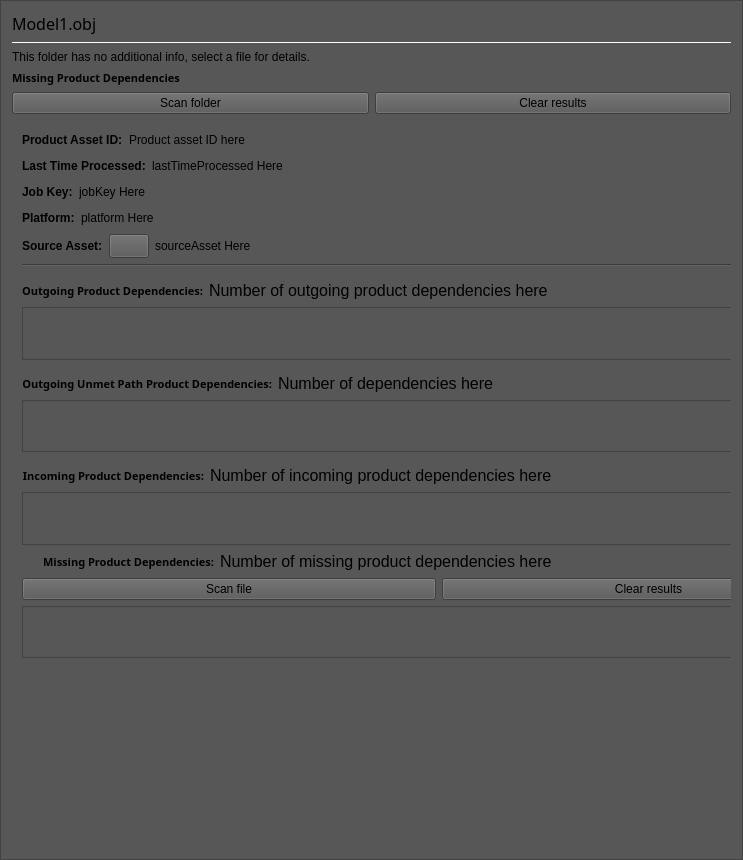
<?xml version="1.0" encoding="UTF-8"?>
<ui version="4.0">
 <class>ProductAssetDetailsPanel</class>
 <widget class="QFrame" name="ProductAssetDetailsPanel">
  <property name="geometry">
   <rect>
    <x>0</x>
    <y>0</y>
    <width>743</width>
    <height>860</height>
   </rect>
  </property>
  <property name="sizePolicy">
   <sizepolicy hsizetype="Expanding" vsizetype="Preferred">
    <horstretch>0</horstretch>
    <verstretch>0</verstretch>
   </sizepolicy>
  </property>
  <property name="styleSheet">
   <string notr="true">background-color: rgb(87, 87, 87);</string>
  </property>
  <property name="frameShape">
   <enum>QFrame::StyledPanel</enum>
  </property>
  <layout class="QVBoxLayout" name="verticalLayout">
   <property name="sizeConstraint">
    <enum>QLayout::SetDefaultConstraint</enum>
   </property>
   <item>
    <widget class="QLabel" name="assetNameLabel">
     <property name="font">
      <font>
       <family>16pt</family>
       <pointsize>12</pointsize>
       <weight>50</weight>
       <italic>false</italic>
       <bold>false</bold>
      </font>
     </property>
     <property name="styleSheet">
      <string notr="true">font: 12pt;</string>
     </property>
     <property name="text">
      <string>Model1.obj</string>
     </property>
     <property name="alignment">
      <set>Qt::AlignLeading</set>
     </property>
     <property name="class" stdset="0">
      <string>Title</string>
     </property>
    </widget>
   </item>
   <item>
    <layout class="QVBoxLayout" name="productPanelLayout">
     <item>
      <widget class="Line" name="AssetDetailsSeparator">
       <property name="palette">
        <palette>
         <active>
          <colorrole role="WindowText">
           <brush brushstyle="SolidPattern">
            <color alpha="255">
             <red>255</red>
             <green>255</green>
             <blue>255</blue>
            </color>
           </brush>
          </colorrole>
          <colorrole role="Button">
           <brush brushstyle="SolidPattern">
            <color alpha="255">
             <red>87</red>
             <green>87</green>
             <blue>87</blue>
            </color>
           </brush>
          </colorrole>
          <colorrole role="Base">
           <brush brushstyle="SolidPattern">
            <color alpha="255">
             <red>87</red>
             <green>87</green>
             <blue>87</blue>
            </color>
           </brush>
          </colorrole>
          <colorrole role="Window">
           <brush brushstyle="SolidPattern">
            <color alpha="255">
             <red>87</red>
             <green>87</green>
             <blue>87</blue>
            </color>
           </brush>
          </colorrole>
         </active>
         <inactive>
          <colorrole role="WindowText">
           <brush brushstyle="SolidPattern">
            <color alpha="255">
             <red>255</red>
             <green>255</green>
             <blue>255</blue>
            </color>
           </brush>
          </colorrole>
          <colorrole role="Button">
           <brush brushstyle="SolidPattern">
            <color alpha="255">
             <red>87</red>
             <green>87</green>
             <blue>87</blue>
            </color>
           </brush>
          </colorrole>
          <colorrole role="Base">
           <brush brushstyle="SolidPattern">
            <color alpha="255">
             <red>87</red>
             <green>87</green>
             <blue>87</blue>
            </color>
           </brush>
          </colorrole>
          <colorrole role="Window">
           <brush brushstyle="SolidPattern">
            <color alpha="255">
             <red>87</red>
             <green>87</green>
             <blue>87</blue>
            </color>
           </brush>
          </colorrole>
         </inactive>
         <disabled>
          <colorrole role="WindowText">
           <brush brushstyle="SolidPattern">
            <color alpha="255">
             <red>120</red>
             <green>120</green>
             <blue>120</blue>
            </color>
           </brush>
          </colorrole>
          <colorrole role="Button">
           <brush brushstyle="SolidPattern">
            <color alpha="255">
             <red>87</red>
             <green>87</green>
             <blue>87</blue>
            </color>
           </brush>
          </colorrole>
          <colorrole role="Base">
           <brush brushstyle="SolidPattern">
            <color alpha="255">
             <red>87</red>
             <green>87</green>
             <blue>87</blue>
            </color>
           </brush>
          </colorrole>
          <colorrole role="Window">
           <brush brushstyle="SolidPattern">
            <color alpha="255">
             <red>87</red>
             <green>87</green>
             <blue>87</blue>
            </color>
           </brush>
          </colorrole>
         </disabled>
        </palette>
       </property>
       <property name="styleSheet">
        <string notr="true"/>
       </property>
       <property name="frameShadow">
        <enum>QFrame::Plain</enum>
       </property>
       <property name="orientation">
        <enum>Qt::Horizontal</enum>
       </property>
      </widget>
     </item>
     <item>
      <widget class="QLabel" name="folderSelectedDescription">
       <property name="sizePolicy">
        <sizepolicy hsizetype="Preferred" vsizetype="Fixed">
         <horstretch>0</horstretch>
         <verstretch>0</verstretch>
        </sizepolicy>
       </property>
       <property name="text">
        <string>This folder has no additional info, select a file for details.</string>
       </property>
      </widget>
     </item>
     <item>
      <widget class="QLabel" name="MissingProductDependenciesFolderTitleLabel">
       <property name="font">
        <font>
         <family>12pt</family>
         <pointsize>8</pointsize>
         <weight>75</weight>
         <italic>false</italic>
         <bold>true</bold>
        </font>
       </property>
       <property name="styleSheet">
        <string notr="true">font: bold, 12pt;</string>
       </property>
       <property name="text">
        <string>Missing Product Dependencies</string>
       </property>
       <property name="alignment">
        <set>Qt::AlignLeading|Qt::AlignLeft|Qt::AlignVCenter</set>
       </property>
      </widget>
     </item>
     <item>
      <layout class="QHBoxLayout" name="MissingDependenciesFolderButtonsLayout">
       <item>
        <widget class="QPushButton" name="ScanFolderButton">
         <property name="toolTip">
          <string>Scans all files in this folder and subfolders for missing dependencies. This may take some time.</string>
         </property>
         <property name="text">
          <string>Scan folder</string>
         </property>
        </widget>
       </item>
       <item>
        <widget class="QPushButton" name="ClearScanFolderButton">
         <property name="toolTip">
          <string>Clears all dependency scan results for files in this folder and subfolders.</string>
         </property>
         <property name="text">
          <string>Clear results</string>
         </property>
        </widget>
       </item>
      </layout>
     </item>
     <item>
      <widget class="QScrollArea" name="scrollArea">
       <property name="frameShape">
        <enum>QFrame::NoFrame</enum>
       </property>
       <property name="sizeAdjustPolicy">
        <enum>QAbstractScrollArea::AdjustToContents</enum>
       </property>
       <property name="widgetResizable">
        <bool>true</bool>
       </property>
       <widget class="QWidget" name="scrollAreaWidgetContents">
        <property name="geometry">
         <rect>
          <x>0</x>
          <y>0</y>
          <width>721</width>
          <height>756</height>
         </rect>
        </property>
        <property name="sizePolicy">
         <sizepolicy hsizetype="Expanding" vsizetype="Expanding">
          <horstretch>0</horstretch>
          <verstretch>0</verstretch>
         </sizepolicy>
        </property>
        <widget class="QWidget" name="verticalLayoutWidget">
         <property name="geometry">
          <rect>
           <x>10</x>
           <y>10</y>
           <width>833</width>
           <height>551</height>
          </rect>
         </property>
         <layout class="QVBoxLayout" name="scrollableVerticalLayout">
          <item>
           <layout class="QHBoxLayout" name="productAssetIdLayout">
            <item>
             <widget class="QLabel" name="productAssetIdTitleLabel">
              <property name="styleSheet">
               <string notr="true">font: bold;</string>
              </property>
              <property name="text">
               <string>Product Asset ID:</string>
              </property>
              <property name="alignment">
               <set>Qt::AlignLeading|Qt::AlignLeft|Qt::AlignVCenter</set>
              </property>
             </widget>
            </item>
            <item>
             <widget class="QLabel" name="productAssetIdValueLabel">
              <property name="text">
               <string>Product asset ID here</string>
              </property>
              <property name="textInteractionFlags">
               <set>Qt::LinksAccessibleByMouse|Qt::TextSelectableByKeyboard|Qt::TextSelectableByMouse</set>
              </property>
             </widget>
            </item>
            <item>
             <spacer name="productAssetIdSpacer">
              <property name="orientation">
               <enum>Qt::Horizontal</enum>
              </property>
              <property name="sizeHint" stdset="0">
               <size>
                <width>40</width>
                <height>20</height>
               </size>
              </property>
             </spacer>
            </item>
           </layout>
          </item>
          <item>
           <layout class="QHBoxLayout" name="lastTimeProcessedLayout">
            <item>
             <widget class="QLabel" name="lastTimeProcessedTitleLabel">
              <property name="styleSheet">
               <string notr="true">font: bold;</string>
              </property>
              <property name="text">
               <string>Last Time Processed:</string>
              </property>
              <property name="alignment">
               <set>Qt::AlignLeading|Qt::AlignLeft|Qt::AlignVCenter</set>
              </property>
             </widget>
            </item>
            <item>
             <widget class="QLabel" name="lastTimeProcessedValueLabel">
              <property name="text">
               <string>lastTimeProcessed Here</string>
              </property>
              <property name="textInteractionFlags">
               <set>Qt::LinksAccessibleByMouse|Qt::TextSelectableByKeyboard|Qt::TextSelectableByMouse</set>
              </property>
             </widget>
            </item>
            <item>
             <spacer name="lastTimeProcessedSpacer">
              <property name="orientation">
               <enum>Qt::Horizontal</enum>
              </property>
              <property name="sizeHint" stdset="0">
               <size>
                <width>40</width>
                <height>20</height>
               </size>
              </property>
             </spacer>
            </item>
           </layout>
          </item>
          <item>
           <layout class="QHBoxLayout" name="jobKeyLayout">
            <item>
             <widget class="QLabel" name="jobKeyTitleLabel">
              <property name="styleSheet">
               <string notr="true">font: bold;</string>
              </property>
              <property name="text">
               <string>Job Key:</string>
              </property>
              <property name="alignment">
               <set>Qt::AlignLeading|Qt::AlignLeft|Qt::AlignVCenter</set>
              </property>
             </widget>
            </item>
            <item>
             <widget class="QLabel" name="jobKeyValueLabel">
              <property name="text">
               <string>jobKey Here</string>
              </property>
              <property name="textInteractionFlags">
               <set>Qt::LinksAccessibleByMouse|Qt::TextSelectableByKeyboard|Qt::TextSelectableByMouse</set>
              </property>
             </widget>
            </item>
            <item>
             <spacer name="jobKeySpacer">
              <property name="orientation">
               <enum>Qt::Horizontal</enum>
              </property>
              <property name="sizeHint" stdset="0">
               <size>
                <width>40</width>
                <height>20</height>
               </size>
              </property>
             </spacer>
            </item>
           </layout>
          </item>
          <item>
           <layout class="QHBoxLayout" name="platformLayout">
            <item>
             <widget class="QLabel" name="platformTitleLabel">
              <property name="styleSheet">
               <string notr="true">font: bold;</string>
              </property>
              <property name="text">
               <string>Platform:</string>
              </property>
              <property name="alignment">
               <set>Qt::AlignLeading|Qt::AlignLeft|Qt::AlignVCenter</set>
              </property>
             </widget>
            </item>
            <item>
             <widget class="QLabel" name="platformValueLabel">
              <property name="text">
               <string>platform Here</string>
              </property>
              <property name="textInteractionFlags">
               <set>Qt::LinksAccessibleByMouse|Qt::TextSelectableByKeyboard|Qt::TextSelectableByMouse</set>
              </property>
             </widget>
            </item>
            <item>
             <spacer name="platformSpacer">
              <property name="orientation">
               <enum>Qt::Horizontal</enum>
              </property>
              <property name="sizeHint" stdset="0">
               <size>
                <width>40</width>
                <height>20</height>
               </size>
              </property>
             </spacer>
            </item>
           </layout>
          </item>
          <item>
           <layout class="QHBoxLayout" name="sourceAssetLayout">
            <item>
             <widget class="QLabel" name="sourceAssetTitleLabel">
              <property name="styleSheet">
               <string notr="true">font: bold;</string>
              </property>
              <property name="text">
               <string>Source Asset:</string>
              </property>
              <property name="alignment">
               <set>Qt::AlignLeading|Qt::AlignLeft|Qt::AlignVCenter</set>
              </property>
             </widget>
            </item>
            <item alignment="Qt::AlignVCenter">
             <widget class="AssetProcessor::GoToButton" name="gotoAssetButton">
              <property name="sizePolicy">
               <sizepolicy hsizetype="Fixed" vsizetype="Fixed">
                <horstretch>0</horstretch>
                <verstretch>0</verstretch>
               </sizepolicy>
              </property>
              <property name="minimumSize">
               <size>
                <width>24</width>
                <height>24</height>
               </size>
              </property>
             </widget>
            </item>
            <item>
             <widget class="QLabel" name="sourceAssetValueLabel">
              <property name="text">
               <string>sourceAsset Here</string>
              </property>
              <property name="textInteractionFlags">
               <set>Qt::LinksAccessibleByMouse|Qt::TextSelectableByKeyboard|Qt::TextSelectableByMouse</set>
              </property>
             </widget>
            </item>
            <item>
             <spacer name="sourceAssetSpacer">
              <property name="orientation">
               <enum>Qt::Horizontal</enum>
              </property>
              <property name="sizeHint" stdset="0">
               <size>
                <width>40</width>
                <height>20</height>
               </size>
              </property>
             </spacer>
            </item>
           </layout>
          </item>
          <item>
           <widget class="Line" name="DependencySeparatorLine">
            <property name="orientation">
             <enum>Qt::Horizontal</enum>
            </property>
           </widget>
          </item>
          <item>
           <spacer name="verticalSpacer_2">
            <property name="orientation">
             <enum>Qt::Vertical</enum>
            </property>
            <property name="sizeType">
             <enum>QSizePolicy::Fixed</enum>
            </property>
            <property name="sizeHint" stdset="0">
             <size>
              <width>0</width>
              <height>8</height>
             </size>
            </property>
           </spacer>
          </item>
          <item>
           <layout class="QHBoxLayout" name="OutgoingDependenciesTitleLayout">
            <item>
             <widget class="QLabel" name="outgoingProductDependenciesTitleLabel">
              <property name="font">
               <font>
                <family>12pt</family>
                <pointsize>8</pointsize>
                <weight>75</weight>
                <italic>false</italic>
                <bold>true</bold>
               </font>
              </property>
              <property name="styleSheet">
               <string notr="true">font: bold, 12pt;</string>
              </property>
              <property name="text">
               <string>Outgoing Product Dependencies:</string>
              </property>
              <property name="alignment">
               <set>Qt::AlignRight|Qt::AlignTrailing|Qt::AlignVCenter</set>
              </property>
              <property name="margin">
               <number>0</number>
              </property>
             </widget>
            </item>
            <item>
             <widget class="QLabel" name="outgoingProductDependenciesValueLabel">
              <property name="styleSheet">
               <string notr="true">font: 12pt;</string>
              </property>
              <property name="text">
               <string>Number of outgoing product dependencies here</string>
              </property>
              <property name="textInteractionFlags">
               <set>Qt::LinksAccessibleByMouse|Qt::TextSelectableByKeyboard|Qt::TextSelectableByMouse</set>
              </property>
             </widget>
            </item>
            <item>
             <spacer name="outgoingDependenciesSpacer">
              <property name="orientation">
               <enum>Qt::Horizontal</enum>
              </property>
              <property name="sizeHint" stdset="0">
               <size>
                <width>40</width>
                <height>20</height>
               </size>
              </property>
             </spacer>
            </item>
           </layout>
          </item>
          <item>
           <layout class="QHBoxLayout" name="OutgoingDependenciesLayout">
            <item>
             <widget class="QTableWidget" name="outgoingProductDependenciesTable">
              <property name="sizePolicy">
               <sizepolicy hsizetype="Expanding" vsizetype="Expanding">
                <horstretch>0</horstretch>
                <verstretch>0</verstretch>
               </sizepolicy>
              </property>
              <property name="minimumSize">
               <size>
                <width>0</width>
                <height>32</height>
               </size>
              </property>
              <property name="styleSheet">
               <string notr="true">padding:0px</string>
              </property>
              <property name="verticalScrollBarPolicy">
               <enum>Qt::ScrollBarAlwaysOff</enum>
              </property>
              <property name="horizontalScrollBarPolicy">
               <enum>Qt::ScrollBarAlwaysOff</enum>
              </property>
              <property name="sizeAdjustPolicy">
               <enum>QAbstractScrollArea::AdjustToContents</enum>
              </property>
              <property name="editTriggers">
               <set>QAbstractItemView::NoEditTriggers</set>
              </property>
              <property name="showDropIndicator" stdset="0">
               <bool>false</bool>
              </property>
              <property name="dragDropOverwriteMode">
               <bool>false</bool>
              </property>
              <property name="alternatingRowColors">
               <bool>true</bool>
              </property>
              <property name="selectionMode">
               <enum>QAbstractItemView::SingleSelection</enum>
              </property>
              <property name="showGrid">
               <bool>false</bool>
              </property>
              <property name="columnCount">
               <number>2</number>
              </property>
              <attribute name="horizontalHeaderVisible">
               <bool>false</bool>
              </attribute>
              <attribute name="horizontalHeaderMinimumSectionSize">
               <number>24</number>
              </attribute>
              <attribute name="horizontalHeaderDefaultSectionSize">
               <number>24</number>
              </attribute>
              <attribute name="horizontalHeaderStretchLastSection">
               <bool>true</bool>
              </attribute>
              <attribute name="verticalHeaderVisible">
               <bool>false</bool>
              </attribute>
              <attribute name="verticalHeaderStretchLastSection">
               <bool>false</bool>
              </attribute>
              <column/>
              <column/>
             </widget>
            </item>
           </layout>
          </item>
          <item>
           <spacer name="verticalSpacer_3">
            <property name="orientation">
             <enum>Qt::Vertical</enum>
            </property>
            <property name="sizeType">
             <enum>QSizePolicy::Fixed</enum>
            </property>
            <property name="sizeHint" stdset="0">
             <size>
              <width>0</width>
              <height>8</height>
             </size>
            </property>
           </spacer>
          </item>
          <item>
           <layout class="QHBoxLayout" name="OutgoingUnmetUnmetPathDependenciesLayout">
            <item>
             <widget class="QLabel" name="outgoingUnmetPathProductDependenciesTitleLabel">
              <property name="font">
               <font>
                <family>12pt</family>
                <pointsize>8</pointsize>
                <weight>75</weight>
                <italic>false</italic>
                <bold>true</bold>
               </font>
              </property>
              <property name="styleSheet">
               <string notr="true">font: bold, 12pt;</string>
              </property>
              <property name="text">
               <string>Outgoing Unmet Path Product Dependencies:</string>
              </property>
              <property name="alignment">
               <set>Qt::AlignRight|Qt::AlignTrailing|Qt::AlignVCenter</set>
              </property>
             </widget>
            </item>
            <item>
             <widget class="QLabel" name="outgoingUnmetPathProductDependenciesValueLabel">
              <property name="styleSheet">
               <string notr="true">font: 12pt;</string>
              </property>
              <property name="text">
               <string>Number of dependencies here</string>
              </property>
              <property name="textInteractionFlags">
               <set>Qt::LinksAccessibleByMouse|Qt::TextSelectableByKeyboard|Qt::TextSelectableByMouse</set>
              </property>
             </widget>
            </item>
            <item>
             <spacer name="outgoingUnmetPathProductDependenciesSpacer">
              <property name="orientation">
               <enum>Qt::Horizontal</enum>
              </property>
              <property name="sizeHint" stdset="0">
               <size>
                <width>40</width>
                <height>20</height>
               </size>
              </property>
             </spacer>
            </item>
           </layout>
          </item>
          <item>
           <widget class="QListWidget" name="outgoingUnmetPathProductDependenciesList">
            <property name="sizePolicy">
             <sizepolicy hsizetype="Expanding" vsizetype="Expanding">
              <horstretch>0</horstretch>
              <verstretch>0</verstretch>
             </sizepolicy>
            </property>
            <property name="minimumSize">
             <size>
              <width>0</width>
              <height>32</height>
             </size>
            </property>
            <property name="verticalScrollBarPolicy">
             <enum>Qt::ScrollBarAlwaysOff</enum>
            </property>
            <property name="horizontalScrollBarPolicy">
             <enum>Qt::ScrollBarAlwaysOff</enum>
            </property>
            <property name="sizeAdjustPolicy">
             <enum>QAbstractScrollArea::AdjustToContents</enum>
            </property>
            <property name="editTriggers">
             <set>QAbstractItemView::NoEditTriggers</set>
            </property>
            <property name="tabKeyNavigation">
             <bool>true</bool>
            </property>
            <property name="showDropIndicator" stdset="0">
             <bool>false</bool>
            </property>
            <property name="defaultDropAction">
             <enum>Qt::IgnoreAction</enum>
            </property>
            <property name="alternatingRowColors">
             <bool>true</bool>
            </property>
           </widget>
          </item>
          <item>
           <spacer name="verticalSpacer_4">
            <property name="orientation">
             <enum>Qt::Vertical</enum>
            </property>
            <property name="sizeType">
             <enum>QSizePolicy::Fixed</enum>
            </property>
            <property name="sizeHint" stdset="0">
             <size>
              <width>0</width>
              <height>8</height>
             </size>
            </property>
           </spacer>
          </item>
          <item>
           <layout class="QHBoxLayout" name="IncomingDependenciesLayout">
            <item>
             <widget class="QLabel" name="incomingProductDependenciesTitleLabel">
              <property name="font">
               <font>
                <family>12pt</family>
                <pointsize>8</pointsize>
                <weight>75</weight>
                <italic>false</italic>
                <bold>true</bold>
               </font>
              </property>
              <property name="styleSheet">
               <string notr="true">font: bold, 12pt;</string>
              </property>
              <property name="text">
               <string>Incoming Product Dependencies:</string>
              </property>
              <property name="alignment">
               <set>Qt::AlignRight|Qt::AlignTrailing|Qt::AlignVCenter</set>
              </property>
             </widget>
            </item>
            <item>
             <widget class="QLabel" name="incomingProductDependenciesValueLabel">
              <property name="styleSheet">
               <string notr="true">font: 12pt;</string>
              </property>
              <property name="text">
               <string>Number of incoming product dependencies here</string>
              </property>
              <property name="textInteractionFlags">
               <set>Qt::LinksAccessibleByMouse|Qt::TextSelectableByKeyboard|Qt::TextSelectableByMouse</set>
              </property>
             </widget>
            </item>
            <item>
             <spacer name="incomingDependenciesSpacer">
              <property name="orientation">
               <enum>Qt::Horizontal</enum>
              </property>
              <property name="sizeHint" stdset="0">
               <size>
                <width>40</width>
                <height>20</height>
               </size>
              </property>
             </spacer>
            </item>
           </layout>
          </item>
          <item>
           <widget class="QTableWidget" name="incomingProductDependenciesTable">
            <property name="sizePolicy">
             <sizepolicy hsizetype="Expanding" vsizetype="Expanding">
              <horstretch>0</horstretch>
              <verstretch>0</verstretch>
             </sizepolicy>
            </property>
            <property name="minimumSize">
             <size>
              <width>0</width>
              <height>32</height>
             </size>
            </property>
            <property name="verticalScrollBarPolicy">
             <enum>Qt::ScrollBarAlwaysOff</enum>
            </property>
            <property name="horizontalScrollBarPolicy">
             <enum>Qt::ScrollBarAlwaysOff</enum>
            </property>
            <property name="sizeAdjustPolicy">
             <enum>QAbstractScrollArea::AdjustToContents</enum>
            </property>
            <property name="editTriggers">
             <set>QAbstractItemView::NoEditTriggers</set>
            </property>
            <property name="showDropIndicator" stdset="0">
             <bool>false</bool>
            </property>
            <property name="dragDropOverwriteMode">
             <bool>false</bool>
            </property>
            <property name="alternatingRowColors">
             <bool>true</bool>
            </property>
            <property name="selectionMode">
             <enum>QAbstractItemView::SingleSelection</enum>
            </property>
            <property name="showGrid">
             <bool>false</bool>
            </property>
            <property name="columnCount">
             <number>2</number>
            </property>
            <attribute name="horizontalHeaderVisible">
             <bool>false</bool>
            </attribute>
            <attribute name="horizontalHeaderMinimumSectionSize">
             <number>24</number>
            </attribute>
            <attribute name="horizontalHeaderDefaultSectionSize">
             <number>24</number>
            </attribute>
            <attribute name="horizontalHeaderStretchLastSection">
             <bool>true</bool>
            </attribute>
            <attribute name="verticalHeaderVisible">
             <bool>false</bool>
            </attribute>
            <attribute name="verticalHeaderStretchLastSection">
             <bool>false</bool>
            </attribute>
            <column/>
            <column/>
           </widget>
          </item>
          <item>
           <layout class="QHBoxLayout" name="MissingDependenciesLayout">
             <item>
               <layout class="QVBoxLayout" name="supportContainer">
                <property name="spacing">
                 <number>0</number>
                </property>
                <item>
                 <spacer name="verticalSpacer">
                 <property name="orientation">
                  <enum>Qt::Vertical</enum>
                 </property>
                 <property name="sizeType">
                  <enum>QSizePolicy::Fixed</enum>
                 </property>
                 <property name="sizeHint" stdset="0">
                  <size>
                   <width>1</width>
                   <height>2</height>
                  </size>
                  </property>
                 </spacer>
                </item>
                <item>
                 <widget class="QLabel" name="missingDependencyErrorIcon">
                  <property name="styleSheet">
                   <string notr="true">padding:0px</string>
                  </property>
                  <property name="sizePolicy">
                   <sizepolicy hsizetype="Fixed" vsizetype="Fixed">
                    <horstretch>0</horstretch>
                    <verstretch>0</verstretch>
                   </sizepolicy>
                  </property>
                  <property name="minimumSize">
                   <size>
                    <width>15</width>
                    <height>19</height>
                   </size>
                  </property>
                  <property name="maximumSize">
                   <size>
                    <width>15</width>
                    <height>19</height>
                   </size>
                  </property>
                  <property name="toolTip">
                   <string>This asset has one or more missing product dependencies. Click the help button for info on how to resolve this.</string>
                  </property>
                  <property name="text">
                   <string/>
                  </property>
                  <property name="pixmap">
                   <pixmap>:/stylesheet/img/logging/error.svg</pixmap>
                  </property>
                  <property name="scaledContents">
                   <bool>true</bool>
                  </property>
                 </widget>
                </item>
              </layout>
             </item>
            <item>
             <widget class="QLabel" name="MissingProductDependenciesTitleLabel">
              <property name="font">
               <font>
                <family>12pt</family>
                <pointsize>8</pointsize>
                <weight>75</weight>
                <italic>false</italic>
                <bold>true</bold>
               </font>
              </property>
              <property name="styleSheet">
               <string notr="true">font: bold, 12pt;</string>
              </property>
              <property name="text">
               <string>Missing Product Dependencies:</string>
              </property>
              <property name="alignment">
               <set>Qt::AlignRight|Qt::AlignTrailing|Qt::AlignVCenter</set>
              </property>
             </widget>
            </item>
            <item>
             <widget class="QLabel" name="MissingProductDependenciesValueLabel">
              <property name="styleSheet">
               <string notr="true">font: 12pt;</string>
              </property>
              <property name="text">
               <string>Number of missing product dependencies here</string>
              </property>
              <property name="textInteractionFlags">
               <set>Qt::LinksAccessibleByMouse|Qt::TextSelectableByKeyboard|Qt::TextSelectableByMouse</set>
              </property>
             </widget>
            </item>
            <item>
             <layout class="QVBoxLayout" name="supportContainer">
              <property name="spacing">
               <number>0</number>
              </property>
              <item>
               <widget class="QPushButton" name="MissingProductDependenciesSupport">
                <property name="sizePolicy">
                 <sizepolicy hsizetype="Fixed" vsizetype="Fixed">
                  <horstretch>0</horstretch>
                  <verstretch>0</verstretch>
                 </sizepolicy>
                </property>
                <property name="minimumSize">
                 <size>
                  <width>36</width>
                  <height>12</height>
                 </size>
                </property>
                <property name="maximumSize">
                 <size>
                  <width>36</width>
                  <height>12</height>
                 </size>
                </property>
                <property name="toolTip">
                 <string>Opens the documentation for missing dependencies in your web browser.</string>
                </property>
                <property name="flat">
                 <bool>true</bool>
                </property>
               </widget>
              </item>
              <item>
               <spacer name="verticalSpacer">
                <property name="orientation">
                 <enum>Qt::Vertical</enum>
                </property>
                <property name="sizeType">
                 <enum>QSizePolicy::Fixed</enum>
                </property>
                <property name="sizeHint" stdset="0">
                 <size>
                  <width>1</width>
                  <height>8</height>
                 </size>
                </property>
               </spacer>
              </item>
             </layout>
            </item>
            <item>
             <spacer name="MissingDependenciesSpacer">
              <property name="orientation">
               <enum>Qt::Horizontal</enum>
              </property>
              <property name="sizeHint" stdset="0">
               <size>
                <width>40</width>
                <height>20</height>
               </size>
              </property>
             </spacer>
            </item>
           </layout>
          </item>
          <item>
           <layout class="QHBoxLayout" name="MissingDependenciesButtonsLayout">
            <item>
             <widget class="QPushButton" name="ScanMissingDependenciesButton">
              <property name="toolTip">
               <string>Scans this file for missing dependencies. This may take some time.</string>
              </property>
              <property name="text">
               <string>Scan file</string>
              </property>
             </widget>
            </item>
            <item>
             <widget class="QPushButton" name="ClearMissingDependenciesButton">
              <property name="toolTip">
               <string>Clears previous scan results for this file.</string>
              </property>
              <property name="text">
               <string>Clear results</string>
              </property>
             </widget>
            </item>
           </layout>
          </item>
          <item>
           <widget class="QTableWidget" name="MissingProductDependenciesTable">
            <property name="sizePolicy">
             <sizepolicy hsizetype="Expanding" vsizetype="Expanding">
              <horstretch>0</horstretch>
              <verstretch>0</verstretch>
             </sizepolicy>
            </property>
            <property name="minimumSize">
             <size>
              <width>0</width>
              <height>32</height>
             </size>
            </property>
            <property name="verticalScrollBarPolicy">
             <enum>Qt::ScrollBarAlwaysOff</enum>
            </property>
            <property name="horizontalScrollBarPolicy">
             <enum>Qt::ScrollBarAlwaysOff</enum>
            </property>
            <property name="sizeAdjustPolicy">
             <enum>QAbstractScrollArea::AdjustToContents</enum>
            </property>
            <property name="editTriggers">
             <set>QAbstractItemView::NoEditTriggers</set>
            </property>
            <property name="showDropIndicator" stdset="0">
             <bool>false</bool>
            </property>
            <property name="dragDropOverwriteMode">
             <bool>false</bool>
            </property>
            <property name="alternatingRowColors">
             <bool>true</bool>
            </property>
            <property name="selectionMode">
             <enum>QAbstractItemView::SingleSelection</enum>
            </property>
            <property name="showGrid">
             <bool>false</bool>
            </property>
            <property name="columnCount">
             <number>3</number>
            </property>
            <attribute name="horizontalHeaderVisible">
             <bool>false</bool>
            </attribute>
            <attribute name="horizontalHeaderCascadingSectionResizes">
             <bool>true</bool>
            </attribute>
            <attribute name="horizontalHeaderMinimumSectionSize">
             <number>24</number>
            </attribute>
            <attribute name="horizontalHeaderDefaultSectionSize">
             <number>24</number>
            </attribute>
            <attribute name="horizontalHeaderStretchLastSection">
             <bool>true</bool>
            </attribute>
            <attribute name="verticalHeaderVisible">
             <bool>false</bool>
            </attribute>
            <attribute name="verticalHeaderStretchLastSection">
             <bool>false</bool>
            </attribute>
            <column>
             <property name="text">
              <string>View</string>
             </property>
            </column>
            <column>
             <property name="text">
              <string>Scan Time</string>
             </property>
            </column>
            <column>
             <property name="text">
              <string>Asset</string>
             </property>
            </column>
           </widget>
          </item>
          <item>
           <spacer name="verticalSpacer">
            <property name="orientation">
             <enum>Qt::Vertical</enum>
            </property>
            <property name="sizeHint" stdset="0">
             <size>
              <width>20</width>
              <height>40</height>
             </size>
            </property>
           </spacer>
          </item>
         </layout>
        </widget>
       </widget>
      </widget>
     </item>
    </layout>
   </item>
  </layout>
 </widget>
 <customwidgets>
  <customwidget>
   <class>AssetProcessor::GoToButton</class>
   <extends>QPushButton</extends>
   <header>native/ui/GoToButton.h</header>
   <container>1</container>
  </customwidget>
 </customwidgets>
 <resources>
  <include location="../../qml.qrc"/>
 </resources>
 <connections/>
</ui>
